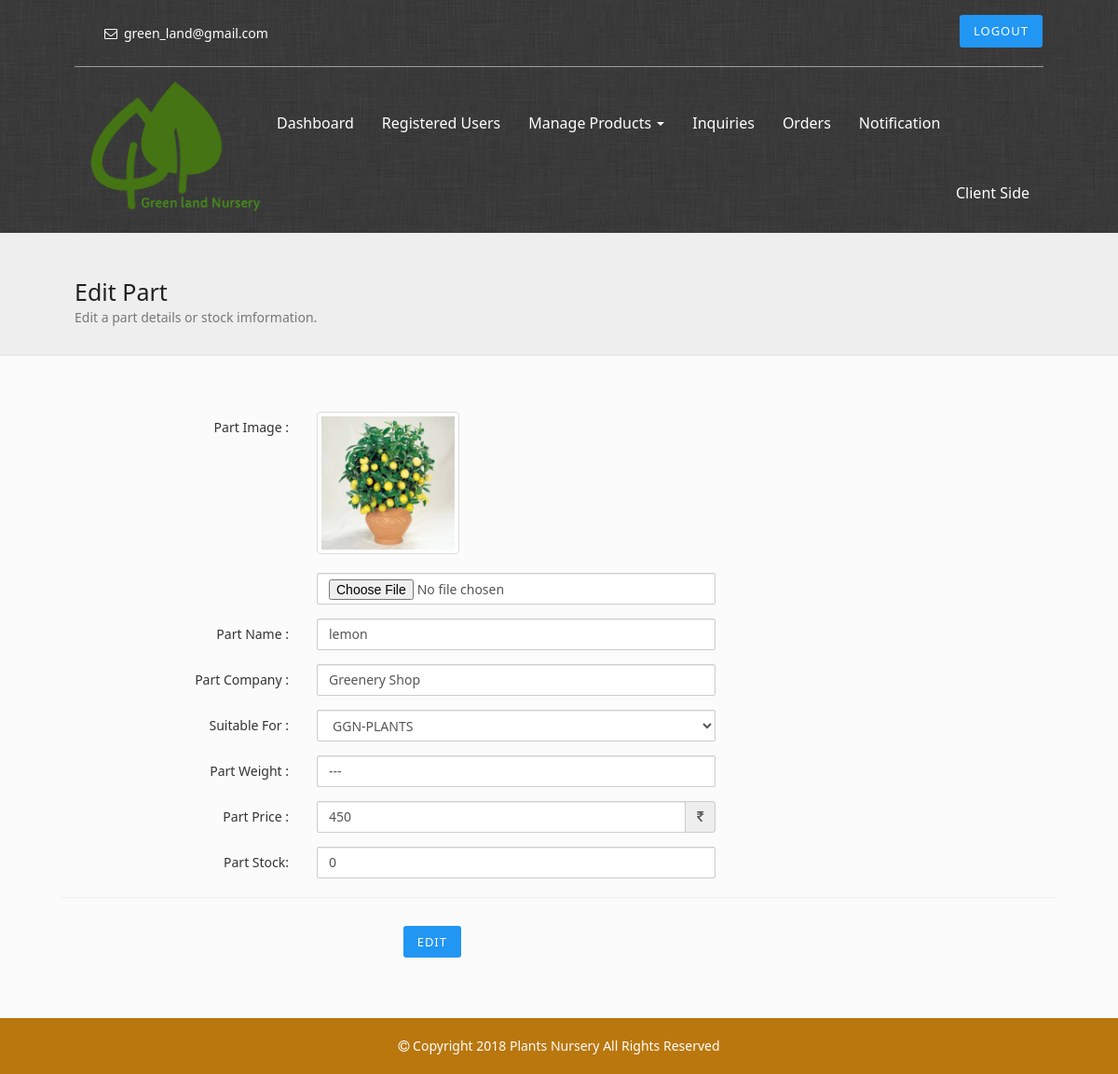
/admin/edit-part.php?id=1 (signed in), run on the app's committed database.
### tables this page shows
CREATE TABLE IF NOT EXISTS `parts` (
  `id` int(11) NOT NULL AUTO_INCREMENT,
  `name` varchar(255) NOT NULL,
  `image` varchar(50) NOT NULL,
  `size` varchar(50) NOT NULL,
  `price` float NOT NULL,
  `company` varchar(30) NOT NULL,
  `suitable_for` varchar(50) NOT NULL,
  `stock` int(11) NOT NULL,
  PRIMARY KEY (`id`)
);

### admin/edit-part.php (the view, shortened to what this page needs)
<!DOCTYPE html>
<html lang="en">
<head>
	<?php include 'include/head.php'; include 'php/access.php';?>
</head>
<body>
	<?php include 'include/navbar.php'; ?>
	<?php
	if (isset($_GET['id']))
	{
		$id =  $_GET['id'];
	}
	else
	{
		echo '
		<script type="text/javascript">
			location.href="all-parts.php";
		</script>
		';
	}
	require('php/connect.php');
	$part_info_str = "SELECT * FROM `parts` WHERE id=".$id;
	$part_info_que = mysqli_query($conn,$part_info_str);
	$part_info_row = mysqli_fetch_array($part_info_que);
	?>
	<header class="nav-bg">
	</header>
	<div class="pageheader">
		<div class="container">
			<div class="row">
				<div class="col-xs-12">
					<h2>Edit Part</h2>
					<span>Edit a part details or stock imformation.</span>
				</div>
			</div>
		</div>
	</div>
	<div class="container first-container">
		<div class="row">
			<div class="col-xs-12">
				<form action="php/edit-part.php" method="post" class="form-horizontal" enctype="multipart/form-data">
					<div class="form-group">
						<label  class="col-xs-3 control-label">Part Image :</label>
						<div class="col-xs-2">
							<img src="<?php echo '../'.$part_info_row['image']; ?>" class="img-responsive thumbnail">
						</div>
						<div class="col-xs-5 col-xs-offset-3" style="clear:both;">
							<input type="file" accept="image/*" class="form-control" name="part_img">
						</div>
					</div>
					<div class="form-group">
						<label  class="col-xs-3 control-label">Part Name :</label>
						<div class="col-xs-5">
							<input type="text" class="form-control" name="part_name" value="<?php echo $part_info_row['name']; ?>" placeholder="Part Name" required="">
						</div>
					</div>
					<div class="form-group">
						<label  class="col-xs-3 control-label">Part Company :</label>
						<div class="col-xs-5">
							<input type="text" class="form-control" name="part_company" value="<?php echo $part_info_row['company']; ?>" placeholder="Part Company" required="">
						</div>
					</div>
					<div class="form-group">
						<label  class="col-xs-3 control-label">Suitable For :</label>
						<div class="col-xs-5">
							<select class="form-control" name="part_suitable_for">
								<option
								<?php if(strtoupper($part_info_row['suitable_for']) == "GGN-PLANTS")echo "selected"; ?>
								>GGN-PLANTS</option>
							</select>
						</div>
					</div>
					<div class="form-group">
						<label  class="col-xs-3 control-label">Part Weight :</label>
						<div class="col-xs-5">
							<input type="text" class="form-control" name="part_size" value="<?php echo $part_info_row['size']; ?>" placeholder="Part Size" required="">
						</div>
					</div>
					<div class="form-group">
						<label  class="col-xs-3 control-label">Part Price :</label>
						<div class="col-xs-5">
							<div class="input-group">
								<input type="number" class="form-control" name="part_price" value="<?php echo $part_info_row['price']; ?>" placeholder="Part Price" required="">
								<span class="input-group-addon"><i class="fa fa-inr"></i></span>
							</div>
						</div>
					</div>
					<div class="form-group">
						<label  class="col-xs-3 control-label">Part Stock:</label>
						<div class="col-xs-5">
							<input type="number" min="0" class="form-control" name="part_stock" value="<?php echo $part_info_row['stock']; ?>" placeholder="Part Stock" required="">
						</div>
					</div>
					<hr>
					<div class="form-group">
						<div class="col-xs-offset-4 col-xs-6">
							<button type="submit" name="doeditpart" class="btn btn-primary">EDIT</button>
						</div>
					</div>
				</form>
			</div>
		</div>
	</div>
	<?php include 'include/footer.php'; ?>
</body>
</html>

### admin/css/main.css (style rules this page uses)
a, button,a:hover, a:active, button:active { outline: none !important; }
.container, .container-fluid { width: 1070px !important; }
.pageheader { background: #eee; padding: 30px 0; margin-bottom: 60px; border-bottom: 1px solid #e5e5e5; }
.pageheader h2 { font-size: 25px; color: #202020; margin-bottom: 3px; }
.pageheader span { color: #777; }
.first-container { padding:0 0 40px 0; min-height: 210px; }
.nav-bg { background-color: #64B5F6; background-image: url(../images/bg.png); min-height: 250px; color: #FFF; }

### data on the page
parts: image (picture), part_name "lemon", part_company "Greenery Shop", part_suitable_for "GGN-PLANTS", part_size "---", part_price "450", part_stock "0"
